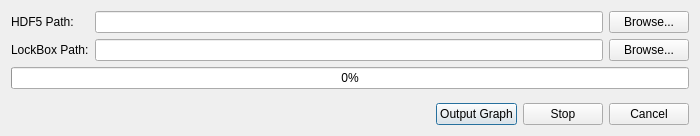
<?xml version="1.0" encoding="UTF-8"?>
<ui version="4.0">
 <class>Dialog</class>
 <widget class="QDialog" name="Dialog">
  <property name="geometry">
   <rect>
    <x>0</x>
    <y>0</y>
    <width>700</width>
    <height>136</height>
   </rect>
  </property>
  <property name="windowTitle">
   <string>From HDF5</string>
  </property>
  <layout class="QGridLayout" name="gridLayout_2">
   <item row="2" column="0">
    <layout class="QGridLayout" name="gridLayout_3">
     <item row="3" column="1">
      <widget class="QPushButton" name="out_graph_btn">
       <property name="text">
        <string>Output Graph</string>
       </property>
      </widget>
     </item>
     <item row="3" column="0">
      <spacer name="horizontalSpacer">
       <property name="orientation">
        <enum>Qt::Horizontal</enum>
       </property>
       <property name="sizeHint" stdset="0">
        <size>
         <width>40</width>
         <height>20</height>
        </size>
       </property>
      </spacer>
     </item>
     <item row="3" column="3">
      <widget class="QPushButton" name="cancel_btn">
       <property name="text">
        <string>Cancel</string>
       </property>
      </widget>
     </item>
     <item row="2" column="0">
      <spacer name="verticalSpacer">
       <property name="orientation">
        <enum>Qt::Vertical</enum>
       </property>
       <property name="sizeHint" stdset="0">
        <size>
         <width>20</width>
         <height>40</height>
        </size>
       </property>
      </spacer>
     </item>
     <item row="3" column="2">
      <widget class="QPushButton" name="stop_btn">
       <property name="text">
        <string>Stop</string>
       </property>
      </widget>
     </item>
    </layout>
   </item>
   <item row="0" column="0">
    <layout class="QGridLayout" name="gridLayout">
     <item row="0" column="2">
      <widget class="QPushButton" name="h5_browse_btn">
       <property name="text">
        <string>Browse...</string>
       </property>
      </widget>
     </item>
     <item row="0" column="0">
      <widget class="QLabel" name="label_2">
       <property name="text">
        <string>HDF5 Path:</string>
       </property>
      </widget>
     </item>
     <item row="1" column="2">
      <widget class="QPushButton" name="lockbox_browse_btn">
       <property name="text">
        <string>Browse...</string>
       </property>
      </widget>
     </item>
     <item row="1" column="0">
      <widget class="QLabel" name="label_3">
       <property name="text">
        <string>LockBox Path:</string>
       </property>
      </widget>
     </item>
     <item row="1" column="1">
      <widget class="QLineEdit" name="lockbox_path"/>
     </item>
     <item row="0" column="1">
      <widget class="QLineEdit" name="h5_path"/>
     </item>
    </layout>
   </item>
   <item row="1" column="0">
    <widget class="QProgressBar" name="progressBar">
     <property name="value">
      <number>0</number>
     </property>
    </widget>
   </item>
  </layout>
 </widget>
 <resources/>
 <connections>
  <connection>
   <sender>cancel_btn</sender>
   <signal>clicked()</signal>
   <receiver>Dialog</receiver>
   <slot>close()</slot>
   <hints>
    <hint type="sourcelabel">
     <x>655</x>
     <y>120</y>
    </hint>
    <hint type="destinationlabel">
     <x>349</x>
     <y>67</y>
    </hint>
   </hints>
  </connection>
 </connections>
</ui>
